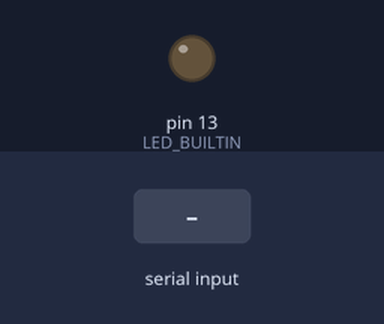
Bench run of a sketch on a simulated Arduino Uno, built with avr-gcc and run on an emulated ATmega328P. Parts: output pins drawn as LEDs (lit = HIGH). Inputs (shaded band) come from the test bench. What the sketch prints to the serial monitor is not drawn.

Above: at 1.2 s.
1.3 s: "1" received over Serial
2.8 s: byte 1 (0x01) received over Serial
4.3 s: byte 1 (0x01) received over Serial
At 5.4 s:
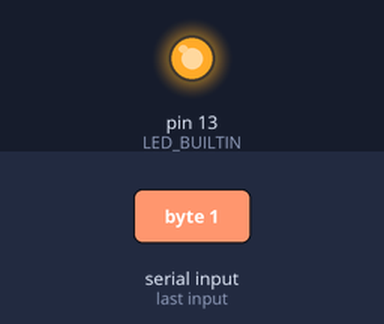
Timing chart, 0 to 7.3 s (numbered marks = the images above; inputs shaded):
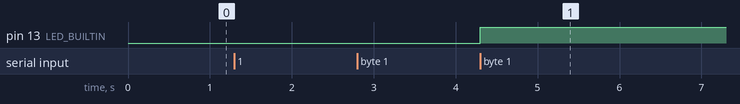

The sketch:

ArduinoHM10Test.ino
```cpp
/*
  Arduino HM10 Bluetooth Test for Unity Plugin
  Language: Wiring/Arduino

  This program waits for input from the Unity app and reflects any strings back
  to that app. If this app receives a single byte of 0x01 it will toggle the led

  The circuit:
  - connect HM10 BLE device to serial RX/TX lines

  created 05 July 2018
  by Tony Pitman

  http://www.shatalmic.com/arduino-hm10-test
*/

int inByte = 0;         // incoming serial byte
boolean ledStatus = false;

void setup() {
  // start serial port at 9600 bps and wait for port to open:
  Serial.begin(9600);
  while (!Serial) {
    ; // wait for serial port to connect. Needed for native USB port only
  }

    // initialize digital pin LED_BUILTIN as an output.
  pinMode(LED_BUILTIN, OUTPUT);
  digitalWrite(LED_BUILTIN, LOW);
}

void loop() {
  // if we get a valid byte, read analog ins:
  if (Serial.available() > 0) {
    // get incoming byte:
    inByte = Serial.read();
    if (inByte == 0x01) {
      if (ledStatus) {
        digitalWrite(LED_BUILTIN, HIGH);
        Serial.print("Setting LED On");
        ledStatus = false;
      }
      else {
        digitalWrite(LED_BUILTIN, LOW);
        Serial.print("Setting LED Off");
        ledStatus = true;
      }
    }
    else {
      Serial.write(inByte);
    }
  }
}
```

Measured:
- after the input at 1.3 s, every drawn part: stays the same
- after the input at 2.8 s, every drawn part: stays the same
- after the input at 4.3 s, pin 13 (LED_BUILTIN): LOW → HIGH at once
